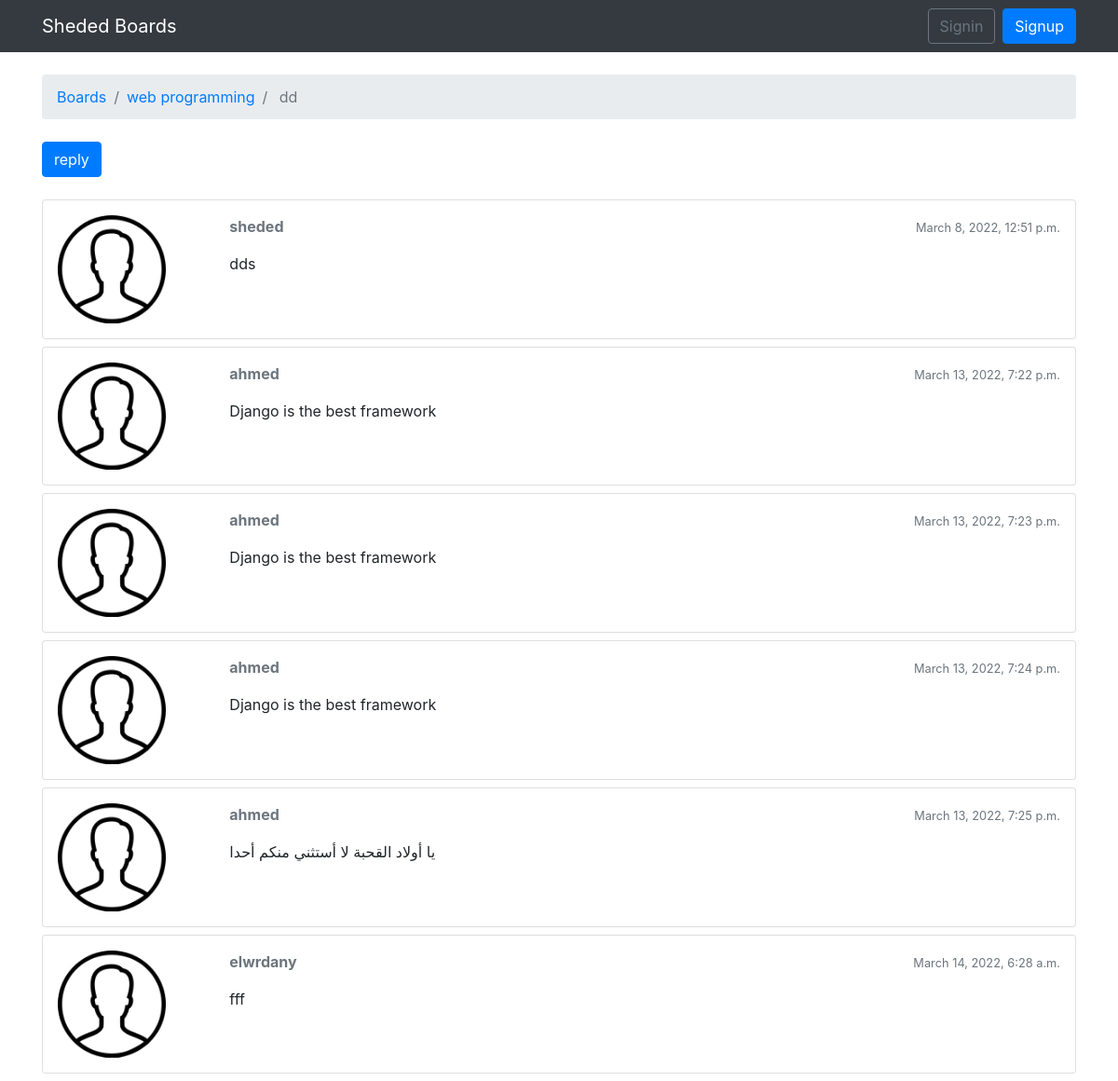
/boards/1/topics/1, run on the app's committed database.
### boards/models.py (models this page shows, shortened)
class Topic(models.Model):
    subject = models.CharField(max_length=255)
    board = models.ForeignKey(Board, related_name='topics', on_delete=models.CASCADE)
    created_by = models.ForeignKey(User, related_name='topics', on_delete=models.CASCADE)
    created_dt = models.DateTimeField(auto_now_add=True)
    views = models.PositiveIntegerField(default=0)
    updated_by = models.ForeignKey(User, null=True, related_name='+', on_delete=models.CASCADE)
    updated_dt = models.DateTimeField(null=True)

class Board(models.Model):
    name = models.CharField(max_length=50, unique=True)
    description = models.CharField(max_length=150)

class Post(models.Model):
    message = models.TextField(max_length=4000)
    topic = models.ForeignKey(Topic, related_name='posts', on_delete=models.CASCADE)
    created_by = models.ForeignKey(User, related_name='posts', on_delete=models.CASCADE)
    created_dt = models.DateTimeField(auto_now_add=True)
    updated_by = models.ForeignKey(User, null=True, related_name='+', on_delete=models.CASCADE)
    updated_dt = models.DateTimeField(null=True)

### boards/views.py (the view)
def topic_posts(request, board_id, topic_id):
    topic = get_object_or_404(Topic, board__pk=board_id, pk=topic_id)
    session_key = 'view_topic_{}'.format(topic.pk)
    if not request.session.get(session_key, False):
        topic.views += 1
        topic.save()
        request.session[session_key] = True
    return render(request, 'topic_posts.html', {'topic':topic})

### templates/topic_posts.html (shortened to what this page needs)
{% extends 'base.html' %}
{%load static%}
{% block breadcrumb %}
    <li class="breadcrumb-item "><a href="{% url 'index' %}">Boards</a></li>
    <li class="breadcrumb-item "><a href="{% url 'board_topics' topic.board.pk %}">{{ topic.board.name}}</a></li>
    <li class="breadcrumb-item active">{{topic.subject}}</li>
{%endblock%}
{% block content %}
    <div class="mb-4">
        <a href="{% url 'reply_topic' topic.board.pk topic.pk  %}" class="btn btn-primary">reply</a>
    </div>
    {% for post in topic.posts.all %}
        <div class="card mb-2">
            <div class="card-body p-3">
                <div class="row">
                    <div class="col-2">
                        <img src="{% static 'img/user.png' %}" alt="{{ post.created_by.username }}" class="w-75">
                    </div>
                    <div class="col-10">
                        <div class="row mb-3">
                            <div class="col-6">
                                <strong class="text-muted">{{ post.created_by.username }}</strong>
                            </div>
                            <div class="col-6 text-right">
                                <small class="text-muted">{{ post.created_dt }}</small>
                            </div>
                        </div>
                        {{ post.message }}
                    </div>
                </div>
            </div>
        </div>
    {% endfor %}
{% endblock %}

### templates/base.html (shortened to what this page needs)
{% load static %}
<!DOCTYPE html>
<html lang="en">
<head>
    <link rel="stylesheet", href="{% static 'css/bootstrap.min.css' %}">
</head>
    <body>
        {% block body %}
            <nav class="navbar navbar-expand-sm navbar-dark bg-dark">
                <div class="container">
                    <a class="navbar-brand" href="{% url 'index' %}">Sheded Boards</a>
                    <div class="collapse navbar-collapse" id="mainMenu">
                    {%if user.is_authenticated%}
                        <ul class="navbar-nav ml-auto">
                            <li class="nav-item dropdown">
                            <a class="nav-link dropdown-toggle" href="#" id="userMenu" data-toggle="dropdown" aria-haspopup="true" aria-expanded="false">
                              {{ user.username }}
                            </a>
                                <div class="dropdown-menu dropdown-menu-right" aria-labelledby="userMenu">
                                    <a class="dropdown-item" href="{% url 'my_account' %}">My account</a>
                                    <a class="dropdown-item" href="{% url 'change_password' %}">Change password</a>
                                    <div class="dropdown-divider"></div>
                                    <a class="dropdown-item" href="{% url 'logout' %}">Log out</a>
                                </div>
                        </ul>
                        {%else%}
                        <form class="form-inline ml-auto">
                        <a href="{% url 'login' %}" class="btn btn-outline-secondary">Signin</a>
                        <a href="{%url 'signup'%}" class="btn btn-primary ml-2">Signup</a>
                        </form>
                    {%endif%}
                    </div>
                </div>
            </nav>
            <div class="container">
                <ol class="breadcrumb my-4">
                    {% block breadcrumb %}
                    {% endblock %}
                </ol>
                {% block content %}
                {% endblock %}
            </div>
        {% endblock %}
    </body>
</html>

### data on the page
Topic: board.name "web programming", subject "dd"
Post: created_by.username "sheded", created_dt "March 8, 2022, 12:51 p.m.", message "dds"
Post: created_by.username "ahmed", created_dt "March 13, 2022, 7:22 p.m.", message "Django is the best framework"
Post: created_by.username "ahmed", created_dt "March 13, 2022, 7:23 p.m.", message "Django is the best framework"
Post: created_by.username "ahmed", created_dt "March 13, 2022, 7:24 p.m.", message "Django is the best framework"
Post: created_by.username "ahmed", created_dt "March 13, 2022, 7:25 p.m.", message "يا أولاد القحبة لا أستثني منكم أحدا"
Post: created_by.username "elwrdany", created_dt "March 14, 2022, 6:28 a.m.", message "fff"
